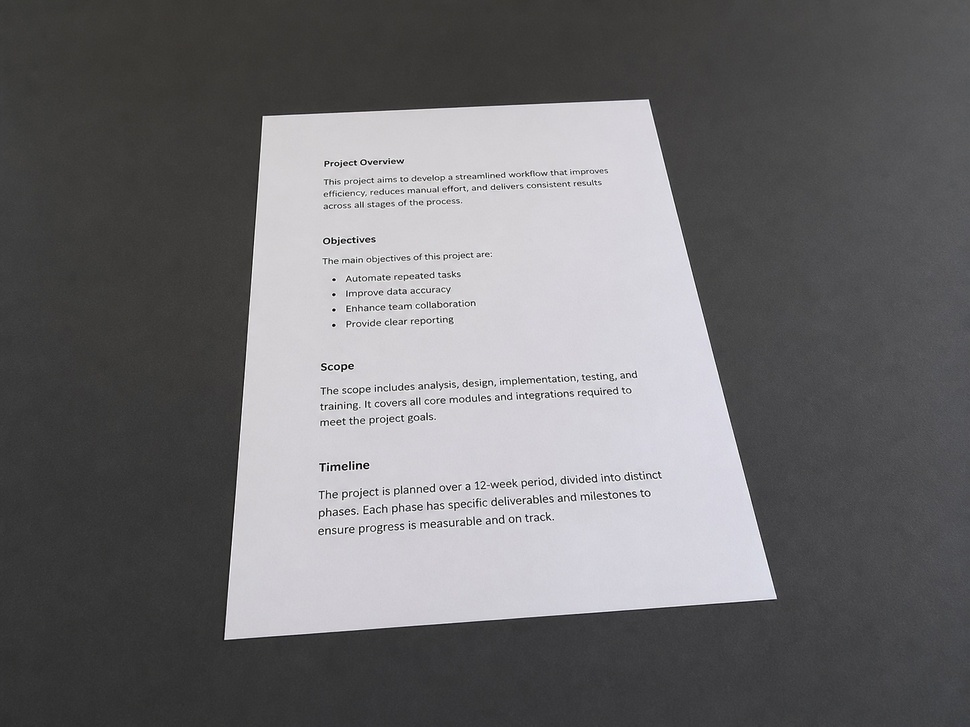
#> input picture inputs/document.jpg, 970 x 727 px, shrunk from 1448 x 1086 before the run
$ python day03_adaptive_threshold.py
#> lines starting #> are read from the running program, lines starting #| are printed output that depends on the picture; after the words box and inside, x2 and y2 are one past the last pixel; in counts of white or black regions, pixels touching at a corner belong together
from pathlib import Path

import cv2
import matplotlib.pyplot as plt

root = Path(__file__).resolve().parents[1]
image = cv2.imread(str(root / "inputs" / "document.jpg"))
#> image is the input picture: shape (727, 970, 3); mean B, G, R 114.3, 112.4, 113.2

if image is None:
    raise FileNotFoundError("无法读取图片")

gray = cv2.cvtColor(image, cv2.COLOR_BGR2GRAY)
blurred = cv2.GaussianBlur(gray, (5, 5), sigmaX=0)

# Otsu：整张图只使用一个阈值。
otsu_value, otsu = cv2.threshold(
    blurred,
    0,
    255,
    cv2.THRESH_BINARY + cv2.THRESH_OTSU,
)
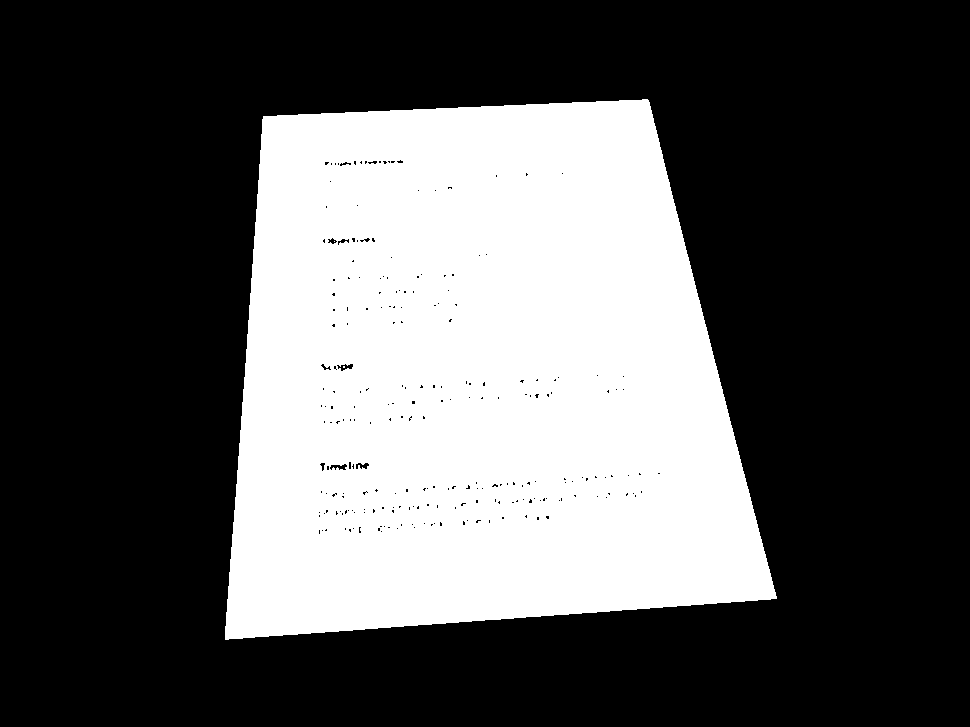
#> otsu: shape (727, 970); 34% white; 3 white regions (2 under 20 px), largest, box (x1, y1, x2, y2) and area: (225, 99, 777, 640) 239903
#> otsu_value = 135

# 自适应阈值：每个像素都根据周围 51×51 邻域计算自己的阈值。
block_size = 51
c_value = 10

adaptive_mean = cv2.adaptiveThreshold(
    blurred,
    255,
    cv2.ADAPTIVE_THRESH_MEAN_C,
    cv2.THRESH_BINARY,
    block_size,
    c_value,
)
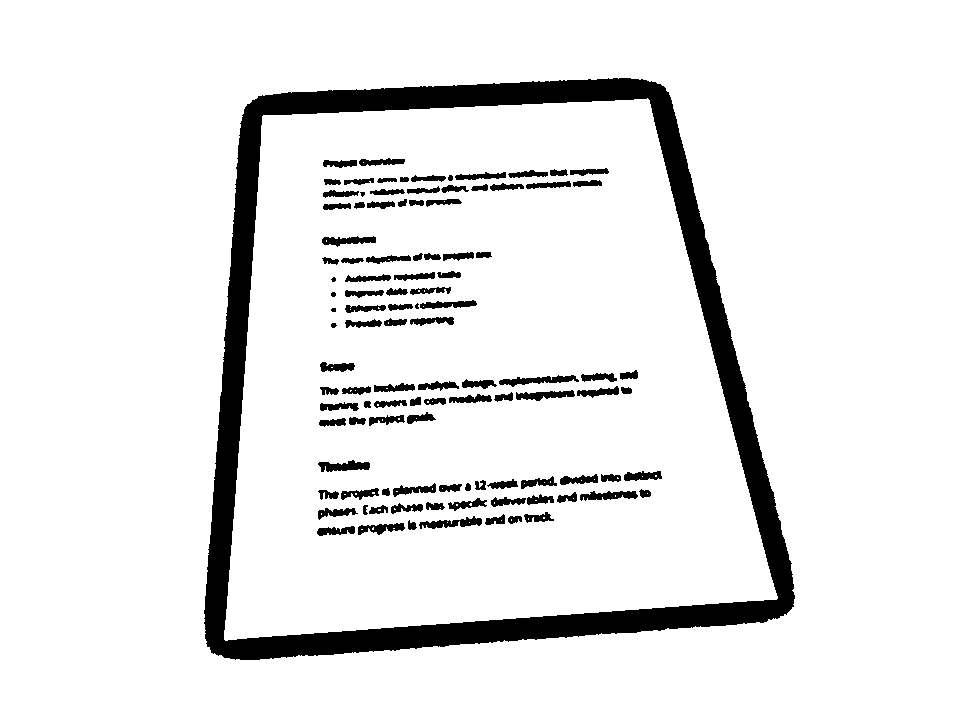
#> adaptive_mean: shape (727, 970); 91.3% white; 107 black regions (4 under 20 px), largest, box (x1, y1, x2, y2) and area: (204, 78, 795, 660) 44340, (499, 375, 579, 387) 448, (419, 516, 482, 529) 398

adaptive_gaussian = cv2.adaptiveThreshold(
    blurred,
    255,
    cv2.ADAPTIVE_THRESH_GAUSSIAN_C,
    cv2.THRESH_BINARY,
    block_size,
    c_value,
)
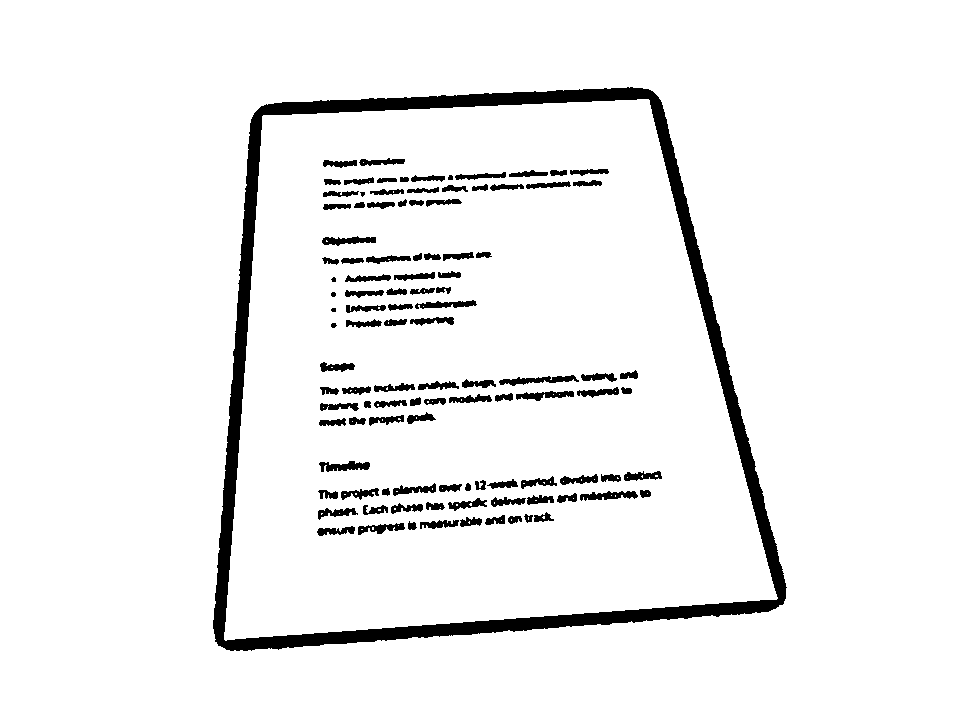
#> adaptive_gaussian: shape (727, 970); 94.3% white; 108 black regions (3 under 20 px), largest, box (x1, y1, x2, y2) and area: (213, 87, 787, 651) 24080, (499, 375, 579, 386) 409, (319, 461, 370, 472) 345

print("图像 shape:", gray.shape)
#| 图像 shape: (727, 970)
print("Otsu 全局阈值:", otsu_value)
#| Otsu 全局阈值: 135.0
print("自适应阈值 blockSize:", block_size)
print("自适应阈值 C:", c_value)

results = [
    ("Gray", gray),
    (f"Otsu T={otsu_value:.0f}", otsu),
    (f"Adaptive Mean\nblock={block_size}, C={c_value}", adaptive_mean),
    (
        f"Adaptive Gaussian\nblock={block_size}, C={c_value}",
        adaptive_gaussian,
    ),
]

fig, axes = plt.subplots(1, 4, figsize=(18, 5))

for axis, (title, current) in zip(axes, results):
    axis.imshow(current, cmap="gray", vmin=0, vmax=255)
    axis.set_title(title)
    axis.axis("off")
#> this loop made 4 passes
#> title on passes 1 to 2: 'Gray', 'Otsu T=135'

fig.tight_layout()
fig.savefig(root / "outputs" / "day03_adaptive_threshold.png", dpi=150)
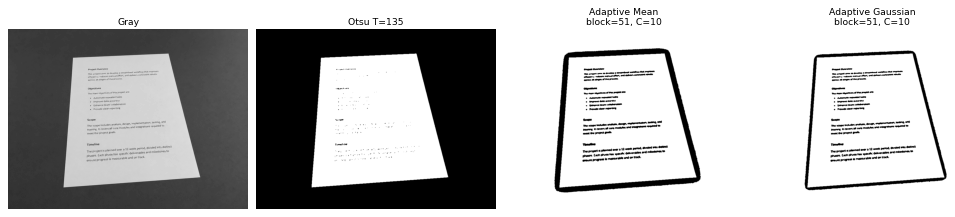
#> figure drawn by matplotlib, 4 panels
plt.close(fig)
